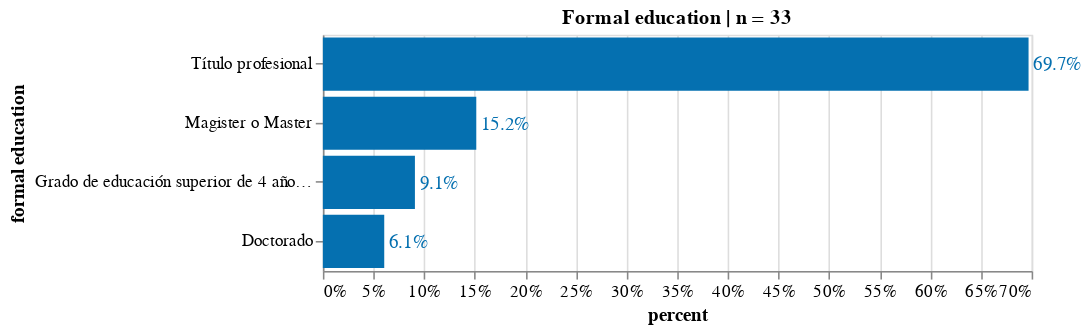

Source (notebook cell):
### Code cell
source = count_freq_labels(df, X="formal education") 
title = 'Formal education | n = '+ source['counts'].sum().astype(str)
X, Y = 'percent:Q', 'formal education:N'
w, h= 450, 150
txs, ls, ts = 12, 11, 12

chart_formal_education= simple_per_bar(
    source, title=title, X=X, Y=Y,\
    width=w, height=h, \
    text_size = txs, label_size = ls, title_size=ts)
chart_formal_education.display(renderer='svg')

### Figure 1 — Vega-Lite specification as saved in the notebook (floating-point values rounded to 4 significant figures)
{"config": {"view": {"continuousWidth": 400, "continuousHeight": 300}, "axis": {"labelFontSize": 11, "titleFontSize": 12}}, "layer": [{"mark": "bar", "encoding": {"color": {"condition": {"value": "orange", "test": "(datum.emotion === null)"}, "value": "#0570b0"}, "x": {"type": "quantitative", "axis": {"format": ".0%"}, "field": "percent"}, "y": {"type": "nominal", "field": "formal education", "sort": "-x"}}, "title": "Formal education | n = 33"}, {"mark": {"type": "text", "align": "left", "baseline": "middle", "dx": 3, "fontSize": 12}, "encoding": {"color": {"condition": {"value": "orange", "test": "(datum.emotion === null)"}, "value": "#0570b0"}, "text": {"type": "quantitative", "field": "percent", "format": ".1%"}, "x": {"type": "quantitative", "axis": {"format": ".0%"}, "field": "percent"}, "y": {"type": "nominal", "field": "formal education", "sort": "-x"}}, "title": "Formal education | n = 33"}], "data": {"name": "data-7a6b74747999c72593658c9e02ab3274"}, "height": 150, "width": 450, "$schema": "https://vega.github.io/schema/vega-lite/v4.8.1.json", "datasets": {"data-7a6b74747999c72593658c9e02ab3274": [{"counts": 23, "formal education": "Título profesional", "percent": 0.697}, {"counts": 5, "formal education": "Magister o Master", "percent": 0.1515}, {"counts": 3, "formal education": "Grado de educación superior de 4 años o más", "percent": 0.09091}, {"counts": 2, "formal education": "Doctorado", "percent": 0.06061}]}}
